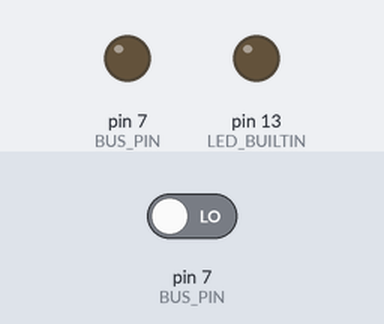
Bench run of a sketch on a simulated Arduino Uno, built with avr-gcc and run on an emulated ATmega328P. On the bench: output pins drawn as LEDs (lit = HIGH). Inputs (shaded band) come from the test bench; at power-on: pin 7 (BUS_PIN) LOW. What the sketch prints to the serial monitor is not drawn.

Above: at 4.5 s.
4.6 s: pin 7 (BUS_PIN) driven HIGH
At 5.3 s:
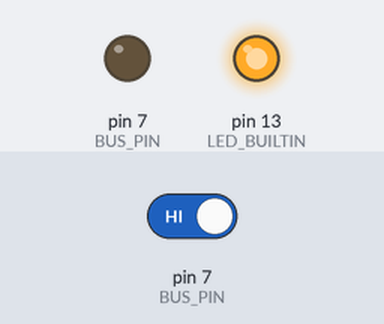
7.6 s: pin 7 (BUS_PIN) driven LOW
At 8.8 s:
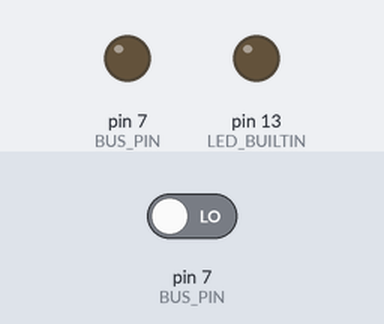
Timing chart, 0 to 10.6 s (numbered marks = the images above; inputs shaded):
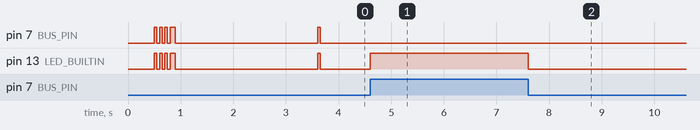

Measured:
- after the input at 4.6 s, pin 13 (LED_BUILTIN): LOW → HIGH at once
- after the input at 7.6 s, pin 13 (LED_BUILTIN): HIGH → LOW at once

The sketch:

tokenMaster.ino
```cpp
const unsigned int BIT_LENGTH = 50; // millis per bit
const int clients = 2; // Clients in ring
const unsigned char bytesPerClient = 2;
const unsigned char message_bytes = bytesPerClient * clients + 2;
const unsigned char FRAME_BYTES =  message_bytes + 2;
const unsigned char BUS_PIN = 7;
const unsigned char clientID = 1;
const unsigned char destinationID = 2;
struct State {
  unsigned int state_millis; // Removed long int! If program breaks reimplement
  unsigned char state_value;
};
struct Payload {
char payloadContent[8];
int payloadPosition = 0;
bool payloadDone = false;
};

void setup() {
  Serial.begin(9600);
  pinMode(BUS_PIN, INPUT);
  pinMode(LED_BUILTIN, OUTPUT);
}

void loop() {
  static unsigned char token[message_bytes]; // token which is passed around
  static char message[8]; // Message which will be sent to other client
  static bool tokenHolder = true; // Checks if client is current tokenholder
  static bool messageEntered = false; // Checks if message has been input

  if(!tokenHolder){
    reciveMessage(token, &tokenHolder, message, &messageEntered);
  }else {
    delay(500);
    Serial.print("Token: ");
    for(int i = 0; i < 8; i++) {
      char t= token[i];
      Serial.print(t);
    }
    Serial.println();
    sendMessage(token);
    tokenHolder = false;
  }

  // Input
  static int currentMessageIndex = 0;
  if (!messageEntered)
  {
    char input = Serial.read();
    if (currentMessageIndex >= 8)
    {
      Serial.print("input: ");
      for(int i = 0; i < 8; i++){
        Serial.print(message[i]);
      }
      Serial.println();
      currentMessageIndex = 0;
      messageEntered = true;
    } else
    {
      if (input == '\n')
      {
        Serial.print("input: ");
        for(int i = 0; i < 8; i++){
          Serial.print(message[i]);
        }
        Serial.println();
        currentMessageIndex = 0;
        messageEntered = true;
      } else if(input >= 0 && input <= 127)
      {
        message[currentMessageIndex] = input;
        Serial.println("Character entered");
        currentMessageIndex++;
      }
    }
  }
}

// Outputs the token to a pin
void sendMessage(unsigned char * token) {
  unsigned char raw_message[FRAME_BYTES];
  raw_message[0] = (1<<0)|(1<<1)|(1<<3)|(1<<5)|(1<<7);
  raw_message[FRAME_BYTES] = 0;
  for (int index = 1; index < FRAME_BYTES - 1; index++)
  {
    raw_message[index] = token[index - 1];
    raw_message[FRAME_BYTES] = raw_message[FRAME_BYTES] ^ raw_message[index];
  }
  unsigned long int start_millis = millis();
  unsigned long int current_millis = millis();
  pinMode(BUS_PIN, OUTPUT);
  unsigned long int frame_duration = FRAME_BYTES * 8 * BIT_LENGTH;
  if (Serial) {
    Serial.print("Frameduration: ");
    Serial.println(frame_duration);
  }
  unsigned char last_bit = 3;
  String messageString = "";
  unsigned char last_bit_count = 9;
  while ( (current_millis - start_millis) < frame_duration) {
    unsigned char bit_count = (current_millis - start_millis) / BIT_LENGTH;
    unsigned char byte_count = bit_count / 8;
    unsigned char current_bit_number = 7 - bit_count % 8;
    unsigned char current_bit = raw_message[byte_count] & (1 << current_bit_number);
    if ( bit_count != last_bit_count) {
      last_bit_count=  bit_count;
      messageString += current_bit ? "_" : ".";
    }
    if (last_bit != current_bit) {
      digitalWrite(BUS_PIN, current_bit);
      digitalWrite(LED_BUILTIN, current_bit);
      last_bit = current_bit;
    }
    current_millis = millis();
    TIMSK1 = 0;
  }
  if (Serial) {
    Serial.println(messageString);
    Serial.println(messageString.length());
    Serial.print("frame delta: ");
    Serial.println(current_millis - start_millis);
  }
  pinMode(BUS_PIN, INPUT);
}

// Checks if there is a token being sent and captures it
void reciveMessage (unsigned char * token, bool * tokenHolder, char * message, bool * messageEntered) {
  volatile static State states[256];
  volatile static unsigned long word_start = 0;
  volatile static unsigned char word_started = false;
  volatile static unsigned char last_state = 0;
  volatile static unsigned char word_done = false;
  volatile static unsigned char state_count = 0;

  volatile unsigned long current_millis = millis();
  volatile unsigned char current_state = digitalRead(BUS_PIN);

  if (last_state != current_state) {
    last_state = current_state;
    digitalWrite(LED_BUILTIN, current_state);
    if (!word_started) {
      word_start = current_millis;
      word_started = true;
    }
    states[state_count].state_millis = current_millis;
    states[state_count].state_value = current_state;
    state_count++;
  }

  if ( word_started && (current_millis - word_start) > BIT_LENGTH * FRAME_BYTES * 8) {
    Serial.print("Got a Frame ");
    Serial.print(" ");
    Serial.print(" ");
    Serial.println(state_count);
    for (int bit_count = 0; bit_count < FRAME_BYTES * 8; bit_count ++) {
      bool current_bit = states[0].state_value;
      for (int state_count = 0;
           state_count < FRAME_BYTES * 8;
           state_count ++) {
        if ((states[state_count].state_millis - states[0].state_millis) <
            (bit_count * BIT_LENGTH + (BIT_LENGTH / 2) ) ) {
          current_bit = states[state_count].state_value;
        }
      }
      Serial.print(current_bit);
    }
    Serial.println();
    for (int index = 0; index < message_bytes; index++)
    {
      for (int i = 0; i < 8; i++)
      {
        token[index] |= (states[8 + i + (index * 8)].state_value<<(7 - i));
      }
    }
    word_done = true;
  }

  if (word_done) {
    word_start = 0;
    word_started = false;
    last_state = 0;
    word_done = false;
    state_count = 0;
    // Checks if client is recipient of token
    if(token[1] == clientID) {
      *tokenHolder = true;
      readToken(token);
      updateToken(token, message, &messageEntered);
    }
  }
}

// Updates source address, destination address, and payload of token if there is one
void updateToken(unsigned char * token, char * message, bool ** messageEntered) {
  static int currentMessageIndex = 0;
  if (**messageEntered)
  {
    token[clientID + 2] = message[currentMessageIndex];
    message[currentMessageIndex] = 0;
    currentMessageIndex++;
  } else {
    token[clientID + 2] = 0;
  }
  if (currentMessageIndex > 7 || message[currentMessageIndex] == 0)
  {
    **messageEntered = false;
  }

  token[0] = clientID;
  if (clientID == clients)
  {
    token[1] = 1;
  } else
  {
    token[1] = clientID + 1;
  }
  token[clientID + 1] = destinationID;
}

// Reads the content of a token and stores recived message until complete message has been recived. Then prints it out
bool readToken(unsigned char * token) {
  static Payload payloads[clients];

  if (token[1] == clientID)
  {
    for (int index = 0; index < clients; index++)
    {
      if (!(clientID - 1 == index))
      {
        if (token[2 + (index * 2)] == clientID)
        {
          char currentPayload = token[3 + (index * 2)];
          token[3 + (index * 2)]= 0;
          if(currentPayload == 0 || payloads[index].payloadPosition > 7 && payloads[index].payloadDone == false) {
            payloads[index].payloadDone = true;
            Serial.print("Recived message: ");
            for (int currentChar = 0; currentChar < 8; currentChar++)
            {
              Serial.print(payloads[index].payloadContent[currentChar]);
              payloads[index].payloadContent[currentChar] = 0;
            }
            Serial.println();
            payloads[index].payloadPosition = 0;
          } else{
            if (currentPayload == !0)
            {
              payloads[index].payloadDone = false;
            }
            payloads[index].payloadContent[payloads[index].payloadPosition] = currentPayload;
            payloads[index].payloadPosition++;
          }
        } else if (payloads[index].payloadDone == false)
        {
          payloads[index].payloadDone = true;
          Serial.print("Recived message: ");
          for (int currentChar = 0; currentChar < 8; currentChar++)
          {
            Serial.print(payloads[index].payloadContent[currentChar]);
            payloads[index].payloadContent[currentChar] = 0;
          }
          Serial.println();
          payloads[index].payloadPosition = 0;
        }
      }
    }
  }
}
```
